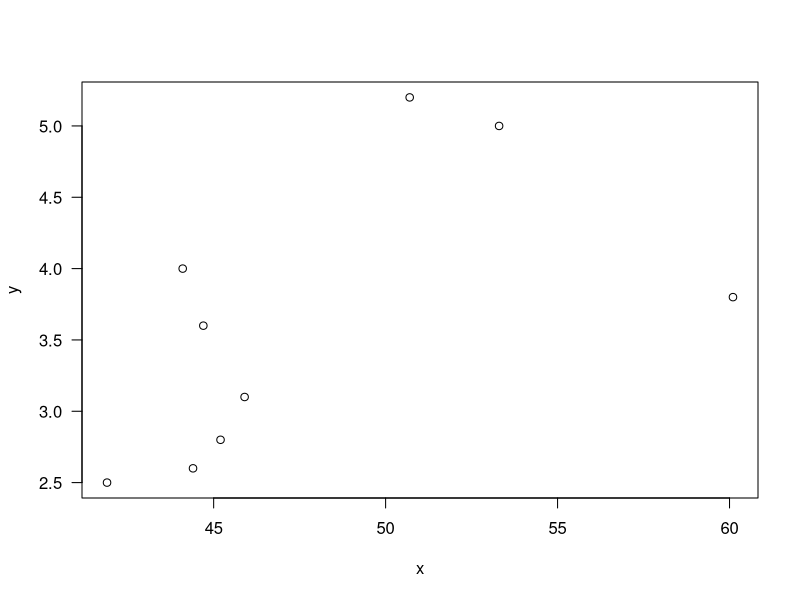
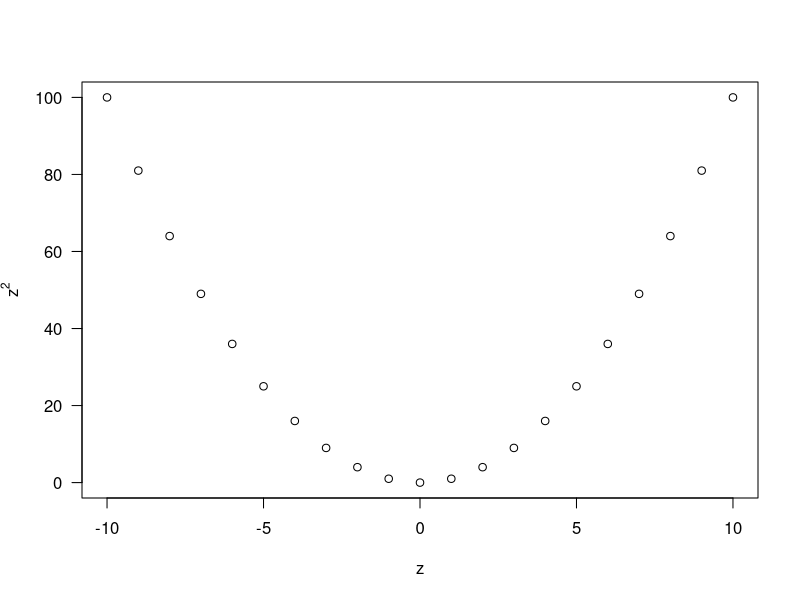

The R source for these figures, in order:
## ---- chunk 1
x=c(44.4,45.9, 41.9,53.3,44.7,44.1,50.7,45.2,60.1)
y=c(2.6,3.1,2.5, 5.0,3.6,4.0,5.2,2.8, 3.8);
plot(x,y,las=1)
n=length(x)
mx=mean(y); my=mean(y)
sum((x-mx)*(y-my))/(sd(x)*sd(y)*(n-1)); cov(x,y)/(sd(x)*sd(y))
## [1] 0.5711816
## [1] 0.5711816
cor(x,y)
## [1] 0.5711816
cor(x,y,method="pearson")
cor.test(x,y,method="pearson",alternative="g")

pr=cor(x,y); stat=pr*sqrt((n-2)/(1-pr^2))
c(stat , pt(stat,n-2,lower.tail=F) )

z=(-10):10; cor(z,z^2)
## [1] 0
plot(z,z^2,las=1,ylab=expression(z^2))

## ---- chunk 2
cor(x,y,method="kendal")
## [1] 0.4444444
cor.test(x,y,method = "kendall",alternative="g")
n2=n*(n-1)/2; oy=outer(y,y,"-"); z=oy[lower.tri(oy)]
ox=outer(x,x,"-"); w=ox[lower.tri(ox)]
Tstat=sum(z*w>0); Tstat
K=2*Tstat-n2 # K=T- [n(n-1)/2-T] ; K/n2
sdk=sqrt(2*n2*(2*n+5)/18); K/sdk
pnorm(K/sdk,lower.tail=F);
## [1] 0.04764642
cor.test(x,y,method = "kendall",exact=F,alternative="g")

## ---- chunk 3
rx=rank(x); ry=rank(y)
cor(x,y,method="spearman")
cor(rx,ry)
cor.test(x,y,method="spearman",alternative="g")

## ---- chunk 4
library(psych); n=100
data=cbind(c(0.75,0.05,0),c(0.01,0.04,0),
c(0.04,0.01,0.1))
cohen.kappa(x=data*n)

